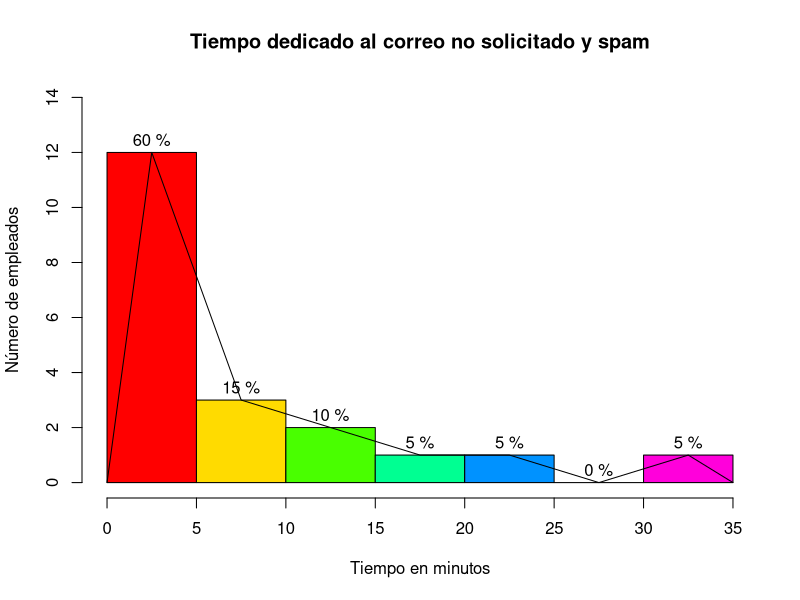
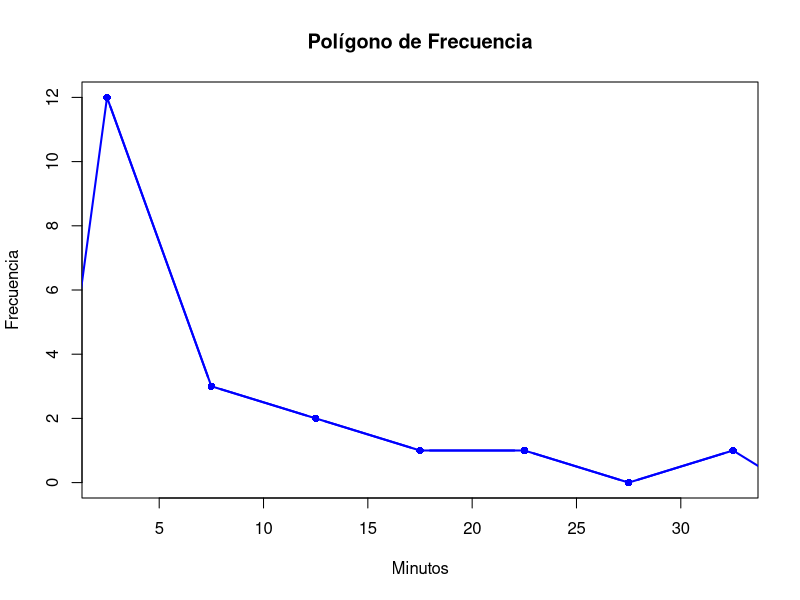
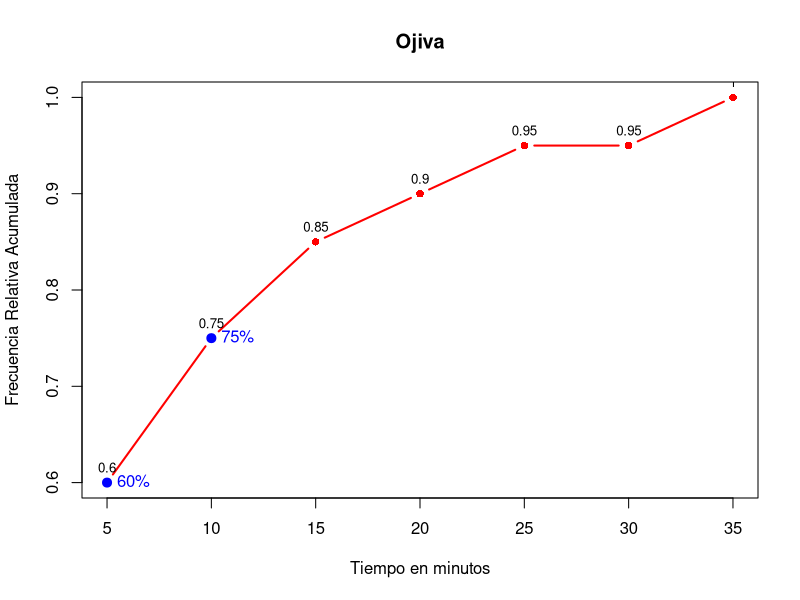

Reproduce these figures in R, in order.
## ---- chunk 1
tiempos <- c(2, 4, 8, 4, 8, 1, 2, 32, 12, 1, 5, 7, 5, 5, 3, 4, 24, 19, 4, 14)
## ---- chunk 2
num_clases <- nclass.Sturges(tiempos)  # Número de clases con la regla de Sturges

histograma <- hist(tiempos, breaks = "Sturges", plot = FALSE)
breaks <- histograma$breaks  # Obtener los intervalos
frec_abs <- histograma$counts  # Frecuencia absoluta

tabla_frec <- data.frame(table(Intervalo = cut(tiempos, breaks = breaks, include.lowest = TRUE)))

colnames(tabla_frec)[2] <- "Frecuencia"  # Renombrar columna de frecuencia

# Agregar frecuencia acumulada, relativa y relativa acumulada
tabla_frec <- transform(tabla_frec,  
                        Frec_Acumulada = cumsum(Frecuencia),  
                        Frec_Relativa = round(prop.table(Frecuencia), 2),  
                        Frec_Relativa_Acumulada = round(cumsum(prop.table(Frecuencia)), 2))

print(tabla_frec)

## ---- chunk 3
p <- hist(tiempos, breaks = "Sturges", right = TRUE, plot = FALSE)

porcentaje1 <- round(prop.table(p$counts) * 100, 1)
lab1 <- paste(porcentaje1, "%")

hist(tiempos, breaks = "Sturges", col = rainbow(length(p$counts)), 
     labels = lab1, ylim = c(0, max(p$counts) + 2), 
     xlab = "Tiempo en minutos", 
     ylab = "Número de empleados", 
     main = "Tiempo dedicado al correo no solicitado y spam")
lines(c(min(p$breaks), p$mids, max(p$breaks)),c(0, p$counts,0), type = "l")

## ---- chunk 4
midpoints <- (breaks[-length(breaks)] + breaks[-1]) / 2

plot(midpoints, tabla_frec$Frecuencia, type = "b", col = "blue", lwd = 2, pch = 16, 
     xlab = "Minutos", ylab = "Frecuencia", main = "Polígono de Frecuencia")

lines(c(min(breaks), midpoints, max(breaks)), c(0, tabla_frec$Frecuencia, 0), col = "blue", lwd = 2)

## ---- chunk 5
frec_rel_acum <- tabla_frec$Frec_Relativa_Acumulada

plot(breaks[-1], frec_rel_acum, type = "b", col = "red", lwd = 2, pch = 16,
     xlab = "Tiempo en minutos", ylab = "Frecuencia Relativa Acumulada",
     main = "Ojiva")

text(breaks[-1], frec_rel_acum, labels = round(frec_rel_acum, 2), pos = 3, cex = 0.8)

puntos_interes <- c(5, 10)
frec_interes <- sapply(puntos_interes, function(x) {
  frec_rel_acum[which.min(abs(breaks[-1] - x))]
})

points(puntos_interes, frec_interes, col = "blue", pch = 19, cex = 1.2)
text(puntos_interes, frec_interes, labels = paste0(round(frec_interes * 100, 1), "%"),
     pos = 4, col = "blue", cex = 1)

## ---- chunk 6
porcentaje_5_menos <- sum(tiempos <= 5) / length(tiempos) * 100
cat("Porcentaje de empleados que pasaron 5 minutos o menos:", porcentaje_5_menos, "%\n")
## ---- chunk 7
porcentaje_10_mas <- sum(tiempos > 10) / length(tiempos) * 100
cat("Porcentaje de empleados que pasaron más de 10 minutos:", porcentaje_10_mas, "%\n")
